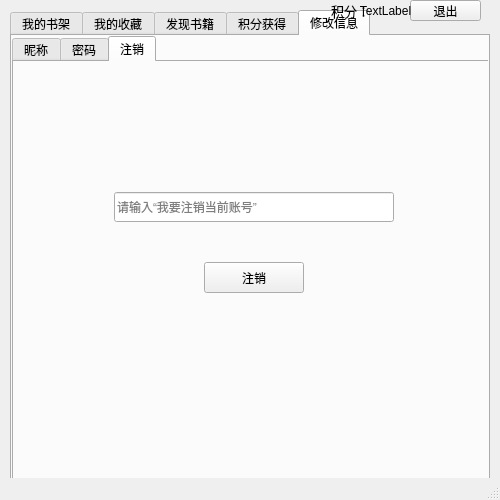
<?xml version="1.0" encoding="UTF-8"?>
<ui version="4.0">
 <class>MainWindow</class>
 <widget class="QMainWindow" name="MainWindow">
  <property name="geometry">
   <rect>
    <x>0</x>
    <y>0</y>
    <width>500</width>
    <height>500</height>
   </rect>
  </property>
  <property name="minimumSize">
   <size>
    <width>500</width>
    <height>500</height>
   </size>
  </property>
  <property name="maximumSize">
   <size>
    <width>500</width>
    <height>500</height>
   </size>
  </property>
  <property name="windowTitle">
   <string>主界面</string>
  </property>
  <widget class="QWidget" name="centralwidget">
   <widget class="QTabWidget" name="maintab">
    <property name="geometry">
     <rect>
      <x>10</x>
      <y>10</y>
      <width>480</width>
      <height>680</height>
     </rect>
    </property>
    <property name="minimumSize">
     <size>
      <width>480</width>
      <height>680</height>
     </size>
    </property>
    <property name="maximumSize">
     <size>
      <width>480</width>
      <height>680</height>
     </size>
    </property>
    <property name="currentIndex">
     <number>4</number>
    </property>
    <property name="iconSize">
     <size>
      <width>16</width>
      <height>16</height>
     </size>
    </property>
    <widget class="QWidget" name="bookshelf">
     <attribute name="title">
      <string>我的书架</string>
     </attribute>
     <widget class="QTableWidget" name="book">
      <property name="geometry">
       <rect>
        <x>0</x>
        <y>0</y>
        <width>480</width>
        <height>620</height>
       </rect>
      </property>
      <property name="minimumSize">
       <size>
        <width>480</width>
        <height>620</height>
       </size>
      </property>
      <property name="maximumSize">
       <size>
        <width>480</width>
        <height>620</height>
       </size>
      </property>
     </widget>
    </widget>
    <widget class="QWidget" name="my_star">
     <attribute name="title">
      <string>我的收藏</string>
     </attribute>
     <widget class="QTableWidget" name="star">
      <property name="geometry">
       <rect>
        <x>0</x>
        <y>0</y>
        <width>480</width>
        <height>620</height>
       </rect>
      </property>
      <property name="minimumSize">
       <size>
        <width>480</width>
        <height>620</height>
       </size>
      </property>
      <property name="maximumSize">
       <size>
        <width>480</width>
        <height>620</height>
       </size>
      </property>
     </widget>
    </widget>
    <widget class="QWidget" name="search">
     <attribute name="title">
      <string>发现书籍</string>
     </attribute>
     <widget class="QTableWidget" name="search_book">
      <property name="geometry">
       <rect>
        <x>0</x>
        <y>60</y>
        <width>480</width>
        <height>560</height>
       </rect>
      </property>
      <property name="minimumSize">
       <size>
        <width>480</width>
        <height>560</height>
       </size>
      </property>
      <property name="maximumSize">
       <size>
        <width>480</width>
        <height>560</height>
       </size>
      </property>
     </widget>
     <widget class="QWidget" name="widget" native="true">
      <property name="geometry">
       <rect>
        <x>0</x>
        <y>570</y>
        <width>480</width>
        <height>50</height>
       </rect>
      </property>
     </widget>
     <widget class="QLineEdit" name="cin_name">
      <property name="geometry">
       <rect>
        <x>10</x>
        <y>15</y>
        <width>360</width>
        <height>30</height>
       </rect>
      </property>
      <property name="maxLength">
       <number>100</number>
      </property>
      <property name="placeholderText">
       <string>请输入</string>
      </property>
     </widget>
     <widget class="QPushButton" name="search_botton">
      <property name="geometry">
       <rect>
        <x>380</x>
        <y>15</y>
        <width>80</width>
        <height>30</height>
       </rect>
      </property>
      <property name="text">
       <string>搜索</string>
      </property>
     </widget>
    </widget>
    <widget class="QWidget" name="tab">
     <attribute name="title">
      <string>积分获得</string>
     </attribute>
     <widget class="QLabel" name="introduce">
      <property name="geometry">
       <rect>
        <x>40</x>
        <y>40</y>
        <width>400</width>
        <height>100</height>
       </rect>
      </property>
      <property name="font">
       <font>
        <pointsize>40</pointsize>
       </font>
      </property>
      <property name="text">
       <string>读书领积分</string>
      </property>
      <property name="alignment">
       <set>Qt::AlignCenter</set>
      </property>
     </widget>
     <widget class="QPushButton" name="getpoint">
      <property name="geometry">
       <rect>
        <x>180</x>
        <y>150</y>
        <width>120</width>
        <height>20</height>
       </rect>
      </property>
      <property name="text">
       <string>点击查看</string>
      </property>
     </widget>
     <widget class="QTableWidget" name="getp">
      <property name="geometry">
       <rect>
        <x>0</x>
        <y>180</y>
        <width>480</width>
        <height>240</height>
       </rect>
      </property>
     </widget>
    </widget>
    <widget class="QWidget" name="change">
     <attribute name="title">
      <string>修改信息</string>
     </attribute>
     <widget class="QTabWidget" name="changething">
      <property name="geometry">
       <rect>
        <x>0</x>
        <y>0</y>
        <width>480</width>
        <height>600</height>
       </rect>
      </property>
      <property name="currentIndex">
       <number>2</number>
      </property>
      <widget class="QWidget" name="name">
       <attribute name="title">
        <string>昵称</string>
       </attribute>
       <widget class="QWidget" name="widget_6" native="true">
        <property name="geometry">
         <rect>
          <x>0</x>
          <y>50</y>
          <width>480</width>
          <height>400</height>
         </rect>
        </property>
        <widget class="QPushButton" name="changename">
         <property name="geometry">
          <rect>
           <x>170</x>
           <y>240</y>
           <width>140</width>
           <height>30</height>
          </rect>
         </property>
         <property name="text">
          <string>修改</string>
         </property>
        </widget>
        <widget class="QWidget" name="widget_7" native="true">
         <property name="geometry">
          <rect>
           <x>0</x>
           <y>120</y>
           <width>480</width>
           <height>50</height>
          </rect>
         </property>
         <widget class="QLineEdit" name="newname">
          <property name="geometry">
           <rect>
            <x>140</x>
            <y>10</y>
            <width>280</width>
            <height>30</height>
           </rect>
          </property>
         </widget>
         <widget class="QLabel" name="name2">
          <property name="geometry">
           <rect>
            <x>40</x>
            <y>10</y>
            <width>40</width>
            <height>30</height>
           </rect>
          </property>
          <property name="text">
           <string>新昵称</string>
          </property>
         </widget>
        </widget>
        <widget class="QWidget" name="widget_8" native="true">
         <property name="geometry">
          <rect>
           <x>0</x>
           <y>20</y>
           <width>480</width>
           <height>50</height>
          </rect>
         </property>
         <widget class="QLineEdit" name="oldname">
          <property name="geometry">
           <rect>
            <x>140</x>
            <y>10</y>
            <width>280</width>
            <height>30</height>
           </rect>
          </property>
         </widget>
         <widget class="QLabel" name="name1">
          <property name="geometry">
           <rect>
            <x>40</x>
            <y>10</y>
            <width>60</width>
            <height>30</height>
           </rect>
          </property>
          <property name="text">
           <string>当前昵称</string>
          </property>
         </widget>
        </widget>
       </widget>
      </widget>
      <widget class="QWidget" name="pass">
       <attribute name="title">
        <string>密码</string>
       </attribute>
       <widget class="QWidget" name="widget_9" native="true">
        <property name="geometry">
         <rect>
          <x>0</x>
          <y>50</y>
          <width>480</width>
          <height>400</height>
         </rect>
        </property>
        <widget class="QPushButton" name="passchange">
         <property name="geometry">
          <rect>
           <x>170</x>
           <y>240</y>
           <width>140</width>
           <height>30</height>
          </rect>
         </property>
         <property name="text">
          <string>修改</string>
         </property>
        </widget>
        <widget class="QWidget" name="widget_10" native="true">
         <property name="geometry">
          <rect>
           <x>0</x>
           <y>120</y>
           <width>480</width>
           <height>50</height>
          </rect>
         </property>
         <widget class="QLineEdit" name="newpass">
          <property name="geometry">
           <rect>
            <x>140</x>
            <y>10</y>
            <width>280</width>
            <height>30</height>
           </rect>
          </property>
         </widget>
         <widget class="QLabel" name="pass2">
          <property name="geometry">
           <rect>
            <x>40</x>
            <y>10</y>
            <width>40</width>
            <height>30</height>
           </rect>
          </property>
          <property name="text">
           <string>新密码</string>
          </property>
         </widget>
        </widget>
        <widget class="QWidget" name="widget_11" native="true">
         <property name="geometry">
          <rect>
           <x>0</x>
           <y>20</y>
           <width>480</width>
           <height>50</height>
          </rect>
         </property>
         <widget class="QLineEdit" name="oldpass">
          <property name="geometry">
           <rect>
            <x>140</x>
            <y>10</y>
            <width>280</width>
            <height>30</height>
           </rect>
          </property>
         </widget>
         <widget class="QLabel" name="pass1">
          <property name="geometry">
           <rect>
            <x>40</x>
            <y>10</y>
            <width>60</width>
            <height>30</height>
           </rect>
          </property>
          <property name="text">
           <string>当前密码</string>
          </property>
         </widget>
        </widget>
       </widget>
      </widget>
      <widget class="QWidget" name="deleteme">
       <attribute name="title">
        <string>注销</string>
       </attribute>
       <widget class="QLineEdit" name="delme">
        <property name="geometry">
         <rect>
          <x>100</x>
          <y>130</y>
          <width>280</width>
          <height>30</height>
         </rect>
        </property>
        <property name="placeholderText">
         <string>请输入“我要注销当前账号”</string>
        </property>
       </widget>
       <widget class="QPushButton" name="Del">
        <property name="geometry">
         <rect>
          <x>190</x>
          <y>200</y>
          <width>100</width>
          <height>31</height>
         </rect>
        </property>
        <property name="text">
         <string>注销</string>
        </property>
       </widget>
      </widget>
     </widget>
    </widget>
   </widget>
   <widget class="QPushButton" name="exit2">
    <property name="geometry">
     <rect>
      <x>410</x>
      <y>0</y>
      <width>71</width>
      <height>21</height>
     </rect>
    </property>
    <property name="text">
     <string>退出</string>
    </property>
   </widget>
   <widget class="QLabel" name="point">
    <property name="geometry">
     <rect>
      <x>330</x>
      <y>0</y>
      <width>41</width>
      <height>21</height>
     </rect>
    </property>
    <property name="font">
     <font>
      <pointsize>10</pointsize>
     </font>
    </property>
    <property name="text">
     <string>积分：</string>
    </property>
    <property name="alignment">
     <set>Qt::AlignCenter</set>
    </property>
   </widget>
   <widget class="QLabel" name="points">
    <property name="geometry">
     <rect>
      <x>350</x>
      <y>0</y>
      <width>71</width>
      <height>21</height>
     </rect>
    </property>
    <property name="text">
     <string>TextLabel</string>
    </property>
    <property name="alignment">
     <set>Qt::AlignCenter</set>
    </property>
   </widget>
  </widget>
  <widget class="QMenuBar" name="menubar">
   <property name="geometry">
    <rect>
     <x>0</x>
     <y>0</y>
     <width>500</width>
     <height>17</height>
    </rect>
   </property>
  </widget>
  <widget class="QStatusBar" name="statusbar"/>
 </widget>
 <resources/>
 <connections/>
</ui>
